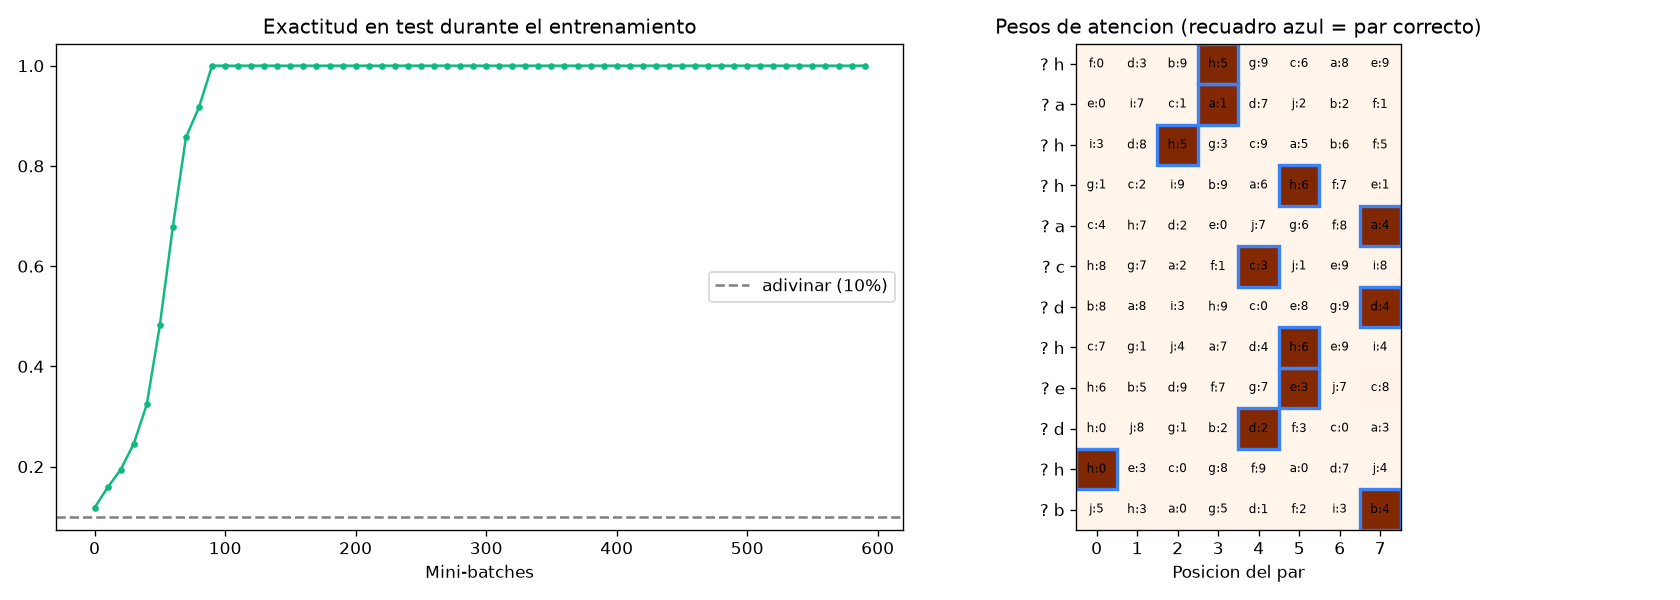

This chart was generated by the following Python code:
"""
LECCION 3.6 - ATENCION
======================

Objetivo: el mecanismo central de los modelos de lenguaje actuales.

La RNN de la leccion 3.5 leia en orden y resumia todo en una memoria h.
Para usar algo de hace 40 pasos, el gradiente tenia que viajar 40 pasos
hacia atras y se desvanecia. La ATENCION propone otra cosa: que cada
posicion pueda MIRAR DIRECTAMENTE a todas las demas y decidir a cuales
prestar atencion, sin importar la distancia.

Se basa en una analogia con un diccionario:
  - CONSULTA (query): lo que estoy buscando
  - CLAVES (keys):    la etiqueta de cada elemento disponible
  - VALORES (values): el contenido de cada elemento
Un diccionario normal devuelve el valor cuya clave coincide EXACTAMENTE.
La atencion devuelve un PROMEDIO de todos los valores, pesado por cuanto
se parece cada clave a la consulta. Es un diccionario "blando", y por eso
se puede entrenar con gradientes.
"""

import matplotlib.pyplot as plt
import numpy as np

rng = np.random.default_rng(42)


# ============================================================
# PARTE 1: ATENCION CON NUMEROS A MANO
# ============================================================
# 3 elementos con claves y valores de 2 dimensiones, y una consulta.
# pesos = softmax(claves @ consulta)     salida = pesos @ valores

def softmax(z, eje=-1):
    z = z - z.max(axis=eje, keepdims=True)
    e = np.exp(z)
    return e / e.sum(axis=eje, keepdims=True)


claves = np.array([[1.0, 0.0], [0.0, 1.0], [0.7, 0.7]])
valores = np.array([[10.0, 0.0], [0.0, 10.0], [5.0, 5.0]])
consulta = np.array([2.0, 0.0])                    # "busco algo parecido a la primera clave"
puntajes = claves @ consulta                       # que tanto coincide cada clave
pesos = softmax(puntajes)
salida = pesos @ valores
print("Puntajes:", puntajes, "-> pesos:", np.round(pesos, 3))
print("Salida (promedio pesado de los valores):", np.round(salida, 2))


# ============================================================
# PARTE 2: UNA TAREA QUE EXIGE "BUSCAR"
# ============================================================
# Cada ejemplo es una lista de 8 pares (clave, valor) y una consulta:
#     c:7  a:2  h:0  e:5  b:9  j:1  d:3  f:8   ?  e   -> respuesta: 5
# Claves: letras a..j. Valores: digitos 0..9. La respuesta es el valor
# cuya clave es igual a la consulta. Para acertar hay que encontrar el
# par correcto, este donde este.

N_CLAVES, N_VALORES, N_PARES = 10, 10, 8
LETRAS = "abcdefghij"


def generar(n):
    claves = np.array([rng.permutation(N_CLAVES)[:N_PARES] for _ in range(n)])   # (n, 8), sin repetir
    valores = rng.integers(0, N_VALORES, size=(n, N_PARES))                       # (n, 8)
    posicion = rng.integers(0, N_PARES, size=n)                                   # cual se consulta
    consultas = claves[np.arange(n), posicion]
    respuestas = valores[np.arange(n), posicion]
    return claves, valores, consultas, respuestas, posicion


train = generar(20000)
test = generar(2000)
k, v, q, r, _ = test
print("\nEjemplo:", "  ".join(f"{LETRAS[a]}:{b}" for a, b in zip(k[0], v[0])), f"  ?  {LETRAS[q[0]]}  -> {r[0]}")


# ============================================================
# PARTE 3: EL MODELO (una capa de atencion)
# ============================================================
# Cada clave y cada valor tiene un embedding de D numeros (leccion 3.4).
#   consulta_vec = Ek[q] @ Wq                       (D,)
#   claves_vec   = Ek[k_i] @ Wk                     (8, D)
#   puntajes     = claves_vec @ consulta_vec / raiz(D)
#   pesos        = softmax(puntajes)                <- la atencion
#   salida       = pesos @ Ev[v_i]                  (D,)
#   P(respuesta) = softmax(salida @ Wo)             (10,)

D = 16
P = {
    "Ek": rng.standard_normal((N_CLAVES, D)) * 0.5,
    "Ev": rng.standard_normal((N_VALORES, D)) * 0.5,
    "Wq": rng.standard_normal((D, D)) / np.sqrt(D),
    "Wk": rng.standard_normal((D, D)) / np.sqrt(D),
    "Wo": rng.standard_normal((D, N_VALORES)) / np.sqrt(D),
}


def forward(P, k, v, q):
    eq, ek, ev = P["Ek"][q], P["Ek"][k], P["Ev"][v]             # (B,D) (B,8,D) (B,8,D)
    cq, ck = eq @ P["Wq"], ek @ P["Wk"]                          # consulta y claves proyectadas
    puntajes = np.einsum("bd,bnd->bn", cq, ck) / np.sqrt(D)      # (B, 8)
    alfa = softmax(puntajes)                                     # (B, 8) pesos de atencion
    salida = np.einsum("bn,bnd->bd", alfa, ev)                   # (B, D)
    probs = softmax(salida @ P["Wo"])                            # (B, 10)
    cache = (eq, ek, ev, cq, ck, alfa, salida, probs)
    return probs, cache


def backward(P, k, v, q, r, cache):
    """La regla de la cadena de la leccion 1.3, paso a paso hacia atras."""
    eq, ek, ev, cq, ck, alfa, salida, probs = cache
    B = len(r)
    G = {n: np.zeros_like(m) for n, m in P.items()}
    dlogits = probs.copy()
    dlogits[np.arange(B), r] -= 1
    dlogits /= B                                                 # softmax + cross-entropy (1.4)
    G["Wo"] = salida.T @ dlogits
    dsalida = dlogits @ P["Wo"].T                                # (B, D)
    dalfa = np.einsum("bd,bnd->bn", dsalida, ev)                 # cuanto conviene cambiar cada peso
    dev = alfa[:, :, None] * dsalida[:, None, :]                 # (B, 8, D)
    dpunt = alfa * (dalfa - (alfa * dalfa).sum(axis=1, keepdims=True))   # derivada de softmax
    dpunt /= np.sqrt(D)
    dcq = np.einsum("bn,bnd->bd", dpunt, ck)
    dck = dpunt[:, :, None] * cq[:, None, :]
    G["Wq"] = eq.T @ dcq
    G["Wk"] = np.einsum("bnd,bne->de", ek, dck)
    np.add.at(G["Ek"], q, dcq @ P["Wq"].T)                       # la consulta y las claves
    np.add.at(G["Ek"], k, dck @ P["Wk"].T)                       # comparten embeddings
    np.add.at(G["Ev"], v, dev)
    return G


def perdida(P, k, v, q, r):
    probs, _ = forward(P, k, v, q)
    return -np.mean(np.log(probs[np.arange(len(r)), r] + 1e-12))


# Gradient checking (leccion 1.3) sobre 3 numeros de cada parametro
kb, vb, qb, rb, _ = generar(16)
_, cache = forward(P, kb, vb, qb)
G = backward(P, kb, vb, qb, rb, cache)
peor = 0.0
for nombre in P:
    for _ in range(3):
        idx = tuple(rng.integers(0, s) for s in P[nombre].shape)
        original = P[nombre][idx]
        P[nombre][idx] = original + 1e-5
        mas = perdida(P, kb, vb, qb, rb)
        P[nombre][idx] = original - 1e-5
        menos = perdida(P, kb, vb, qb, rb)
        P[nombre][idx] = original
        numerico = (mas - menos) / 2e-5
        peor = max(peor, abs(numerico - G[nombre][idx]) / (abs(numerico) + abs(G[nombre][idx]) + 1e-12))
print(f"\nGradient checking: peor error relativo = {peor:.1e}")


# ============================================================
# PARTE 4: ENTRENAMIENTO
# ============================================================

def exactitud(P, datos):
    k, v, q, r, _ = datos
    return np.mean(forward(P, k, v, q)[0].argmax(axis=1) == r)


TASA, EPOCAS, LOTE = 0.5, 3, 100
historial = []                                     # (mini-batches vistos, perdida test, exactitud test)
k, v, q, r, _ = train
pasos = 0
for epoca in range(EPOCAS):
    orden = rng.permutation(len(r))
    for i in range(0, len(r), LOTE):
        if pasos % 10 == 0:                        # medir cada 10 mini-batches
            historial.append((pasos, perdida(P, *test[:4]), exactitud(P, test)))
        lote = orden[i:i + LOTE]
        _, cache = forward(P, k[lote], v[lote], q[lote])
        G = backward(P, k[lote], v[lote], q[lote], r[lote], cache)
        for n in P:
            P[n] -= TASA * G[n]
        pasos += 1
    print(f"Epoca {epoca} | perdida test = {perdida(P, *test[:4]):.3f} | exactitud test = {exactitud(P, test):.1%}")
for pasos_vistos, _, exac in historial[:12]:
    print(f"  despues de {pasos_vistos:3d} mini-batches: exactitud test = {exac:.1%}")


# ============================================================
# PARTE 5: A DONDE MIRA EL MODELO
# ============================================================

k, v, q, r, pos = test
probs, cache = forward(P, k, v, q)
alfa = cache[5]
print(f"\nPeso de atencion promedio en el par correcto: {alfa[np.arange(len(r)), pos].mean():.1%}")
for p in range(N_PARES):
    m = pos == p
    print(f"  par correcto en la posicion {p}: exactitud {np.mean(probs[m].argmax(axis=1) == r[m]):.1%}")
print("\nEjemplo:", "  ".join(f"{LETRAS[a]}:{b}" for a, b in zip(k[0], v[0])), f" ? {LETRAS[q[0]]}")
print("Atencion:", "  ".join(f"{a:.2f}" for a in alfa[0]), f"-> responde {probs[0].argmax()} (correcto: {r[0]})")


# ============================================================
# PARTE 6: VISUALIZACION
# ============================================================

fig, (ax1, ax2) = plt.subplots(1, 2, figsize=(14, 5))
ax1.plot([h[0] for h in historial], [h[2] for h in historial], color="#10B981", marker="o", markersize=3)
ax1.axhline(1 / N_VALORES, color="gray", linestyle="--", label="adivinar (10%)")
ax1.set_title("Exactitud en test durante el entrenamiento")
ax1.set_xlabel("Mini-batches")
ax1.legend()

ax2.imshow(alfa[:12], cmap="Oranges", vmin=0, vmax=1)
for fila in range(12):
    ax2.add_patch(plt.Rectangle((pos[fila] - 0.5, fila - 0.5), 1, 1, fill=False, edgecolor="#3B82F6", linewidth=2))
    for col in range(N_PARES):
        ax2.text(col, fila, f"{LETRAS[k[fila, col]]}:{v[fila, col]}", ha="center", va="center", fontsize=7)
ax2.set_yticks(range(12))
ax2.set_yticklabels([f"? {LETRAS[x]}" for x in q[:12]])
ax2.set_xticks(range(N_PARES))
ax2.set_title("Pesos de atencion (recuadro azul = par correcto)")
ax2.set_xlabel("Posicion del par")

plt.tight_layout()
plt.savefig("18_pln_atencion.png", dpi=120)
print("\nGrafico guardado en: 18_pln_atencion.png")
print("Abriendo ventana con el grafico... (cerrala para que el script termine)")
plt.show()


# ============================================================
# CONCEPTOS CLAVE
# ============================================================
print("""
CONCEPTOS CLAVE DE ESTA LECCION:
1. Atencion = diccionario blando: pesos = softmax(consulta . claves),
   salida = promedio de los valores pesado por esos pesos
2. Consulta, claves y valores salen de embeddings multiplicados por
   matrices aprendidas (Wq, Wk)
3. Se divide por raiz(D) para que los puntajes no saturen la softmax
4. Cada posicion accede directo a cualquier otra: la distancia no importa
   (a diferencia de la RNN de la 3.5)
5. Todo se entrena con la misma regla de la cadena, verificada con
   gradient checking

EXPERIMENTOS SUGERIDOS:
- Cambia N_PARES a 20: sigue funcionando? cuanto tarda?
- Quita la division por np.sqrt(D) en forward y backward
- Reemplaza la atencion por el promedio simple de los valores (alfa
  igual a 1/8 para todos): que exactitud se puede lograr?
""")
